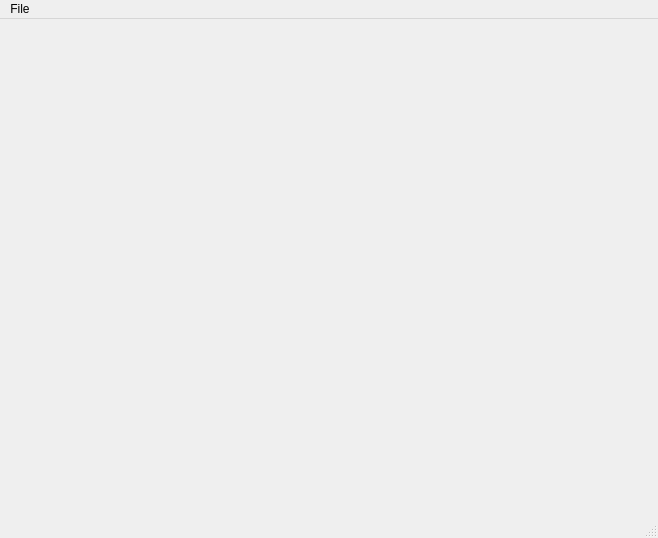
<?xml version="1.0" encoding="UTF-8"?>
<ui version="4.0">
 <class>MainWindow</class>
 <widget class="QMainWindow" name="MainWindow">
  <property name="geometry">
   <rect>
    <x>0</x>
    <y>0</y>
    <width>658</width>
    <height>538</height>
   </rect>
  </property>
  <property name="windowTitle">
   <string>MainWindow</string>
  </property>
  <widget class="QWidget" name="centralWidget">
   <layout class="QHBoxLayout" name="horizontalLayout">
    <item>
     <widget class="GLPanel" name="glPanel" native="true"/>
    </item>
   </layout>
  </widget>
  <widget class="QMenuBar" name="menuBar">
   <property name="geometry">
    <rect>
     <x>0</x>
     <y>0</y>
     <width>658</width>
     <height>25</height>
    </rect>
   </property>
   <widget class="QMenu" name="menuFile">
    <property name="title">
     <string>File</string>
    </property>
    <addaction name="actionOpen"/>
   </widget>
   <addaction name="menuFile"/>
  </widget>
  <widget class="QStatusBar" name="statusBar"/>
  <action name="actionOpen">
   <property name="text">
    <string>Open</string>
   </property>
  </action>
 </widget>
 <layoutdefault spacing="6" margin="11"/>
 <customwidgets>
  <customwidget>
   <class>GLPanel</class>
   <extends>QWidget</extends>
   <header>GLPanel.h</header>
   <container>1</container>
  </customwidget>
 </customwidgets>
 <resources/>
 <connections/>
</ui>
